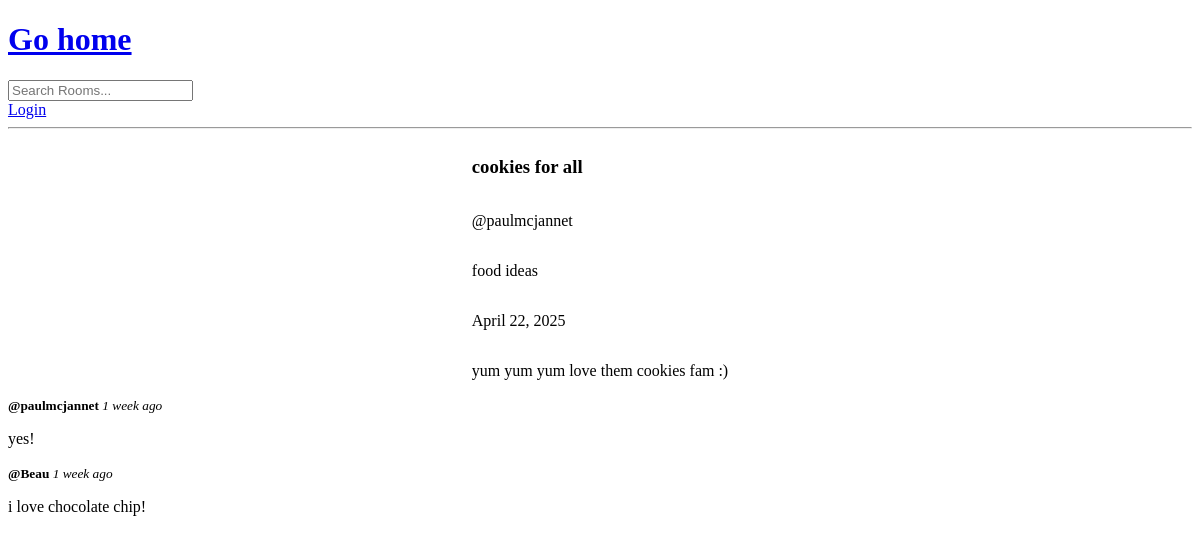
Page /room/1 on the earlier database version.
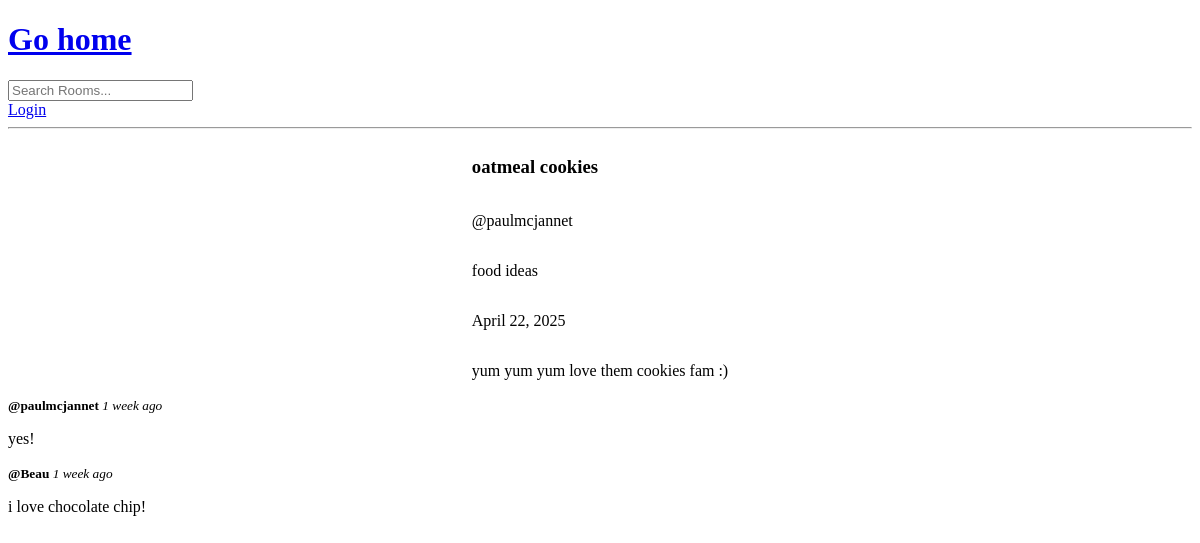
Same page on the later database version.
### base/models.py (models this page shows, shortened)
class Room(models.Model):
    host = models.ForeignKey(User, on_delete=models.SET_NULL, null=True)
    topic =  models.ForeignKey(Topic, on_delete=models.SET_NULL, null=True)
    name = models.CharField(max_length=200)
    desc = models.TextField(null=True, blank=True)
    updated = models.DateTimeField(auto_now=True)
    created = models.DateField(auto_now_add=True)
    class Meta:
        ordering = ["-updated", "-created"]

class Topic(models.Model):
    name = models.CharField(max_length=200)
    def __str__(self):
        return self.name

### base/views.py (the view)
# urls.py: path("room/<str:primary_key>", views.room, name="room"),
def room(req, primary_key):
    room = Room.objects.get(id=primary_key)
    chats = room.message_set.all().order_by("-created")
    context = {"room": room, "chats": chats}
    return render(req, "base/room.html", context)

### base/templates/base/room.html (shortened to what this page needs)
{% extends "main.html" %} {% block content %}
<div class="chat-container">
	<h3>{{room.name}}</h3>
	<p>@{{room.host}}</p>
	<p>{{room.topic}}</p>
	<p>{{room.created}}</p>
	<p>{{room.desc}}</p>
</div>
{% for chat in chats %}
<div>
	<small
		><strong>@{{chat.user}}</strong>
		<i>{{chat.updated|timesince}} ago</i></small
	>
	<p>{{chat.body}}</p>
</div>
{% endfor %}  {% endblock content %}

Differences in the rows shown:
changed Room "yum yum yum love them cookies fam :)": name "cookies for all" → "oatmeal cookies"
